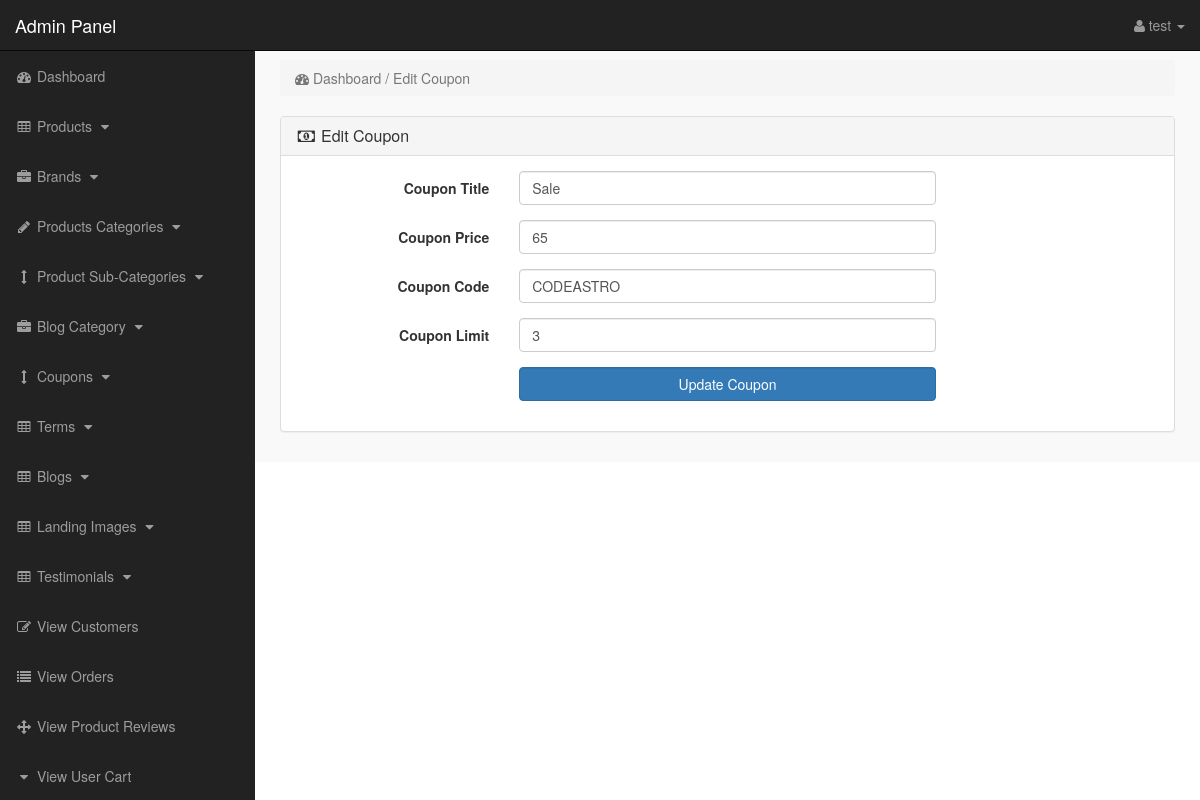
Screenshot of /admin_area/index?edit_coupon=6 (signed in) with the database file from the repository.
### tables this page shows
CREATE TABLE `coupons` (
  `coupon_id` int(10) NOT NULL,
  `coupon_title` varchar(255) NOT NULL,
  `coupon_price` varchar(255) NOT NULL,
  `coupon_code` varchar(255) NOT NULL,
  `coupon_limit` int(100) NOT NULL,
  `coupon_used` int(100) NOT NULL
);

### admin_area/edit_coupon.php (the view, shortened to what this page needs)
<?php
if (!isset($_SESSION['admin_email'])) {
    echo "<script>window.open('login','_self')</script>";
} else {
?>
    <?php
    if (isset($_GET['edit_coupon'])) {
        $edit_id = $_GET['edit_coupon'];
        $edit_coupon = "select * from coupons where coupon_id='$edit_id'";
        $run_edit = mysqli_query($con, $edit_coupon);
        $row_edit = mysqli_fetch_array($run_edit);
        $c_title = $row_edit['coupon_title'];
        $c_price = $row_edit['coupon_price'];
        $c_code = $row_edit['coupon_code'];
        $c_limit = $row_edit['coupon_limit'];
    }
    ?>
    <div class="row">
        <div class="col-lg-12">
            <ol class="breadcrumb">
                <li class="active">
                    <i class="fa fa-dashboard"> </i> Dashboard / Edit Coupon
                </li>
            </ol>
        </div>
    </div>
    <div class="row">
        <div class="col-lg-12">
            <div class="panel panel-default">
                <div class="panel-heading">
                    <h3 class="panel-title">
                        <i class="fa fa-money fa-fw"> </i> Edit Coupon
                    </h3>
                </div>
                <div class="panel-body">
                    <form class="form-horizontal" method="post" action="">
                        <div class="form-group">
                            <label class="col-md-3 control-label"> Coupon Title </label>
                            <div class="col-md-6">
                                <input type="text" name="coupon_title" class="form-control" value="<?php echo $c_title; ?>">
                            </div>
                        </div>
                        <div class="form-group">
                            <label class="col-md-3 control-label"> Coupon Price </label>
                            <div class="col-md-6">
                                <input type="text" name="coupon_price" class="form-control" value="<?php echo $c_price; ?>">
                            </div>
                        </div>
                        <div class="form-group">
                            <label class="col-md-3 control-label"> Coupon Code </label>
                            <div class="col-md-6">
                                <input type="text" name="coupon_code" class="form-control" value="<?php echo $c_code; ?> ">
                            </div>
                        </div>
                        <div class="form-group">
                            <label class="col-md-3 control-label"> Coupon Limit </label>
                            <div class="col-md-6">
                                <input type="number" name="coupon_limit" value="<?php echo $c_limit; ?>" class="form-control">
                            </div>
                        </div>
                        <div class="form-group">
                            <label class="col-md-3 control-label"> </label>
                            <div class="col-md-6">
                                <input type="submit" name="update" class=" btn btn-primary form-control" value=" Update Coupon ">
                            </div>
                        </div>
                    </form>
                </div>
            </div>
        </div>
    </div>
<?php } ?>

### admin_area/includes/sidebar.php (shortened to what this page needs)
<?php
if (!isset($_SESSION['admin_email'])) {
    echo "<script>window.open('login','_self')</script>";
} else {
?>
    <nav class="navbar navbar-inverse navbar-fixed-top">
        <div class="navbar-header">
            <a class="navbar-brand" href="index?dashboard">Admin Panel</a>
        </div>
        <ul class="nav navbar-right top-nav">
            <li class="dropdown">
                <a href="#" class="dropdown-toggle" data-toggle="dropdown">
                    <i class="fa fa-user"></i>
                    <?php echo $admin_name; ?> <b class="caret"></b>
                </a>
            </li>
        </ul>
        <div class="collapse navbar-collapse navbar-ex1-collapse">
            <ul class="nav navbar-nav side-nav">
                <li>
                    <a href="index?dashboard">
                        <i class="fa fa-fw fa-dashboard"></i> Dashboard
                    </a>
                </li>
                <li>
                    <a href="#" data-toggle="collapse" data-target="#products">
                        <i class="fa fa-fw fa-table"></i> Products
                        <i class="fa fa-fw fa-caret-down"></i>
                    </a>
                </li>
                <li>
                    <a href="#" data-toggle="collapse" data-target="#manufacturers">
                        <i class="fa fa-fw fa-briefcase"></i> Brands
                        <i class="fa fa-fw fa-caret-down"></i>
                    </a>
                </li>
                <li>
                    <a href="#" data-toggle="collapse" data-target="#p_cat">
                        <i class="fa fa-fw fa-pencil"></i> Products Categories
                        <i class="fa fa-fw fa-caret-down"></i>
                    </a>
                </li>
                <li>
                    <a href="#" data-toggle="collapse" data-target="#cat">
                        <i class="fa fa-fw fa-arrows-v"></i> Product Sub-Categories
                        <i class="fa fa-fw fa-caret-down"></i>
                    </a>
                </li>
                <li>
                    <a href="#" data-toggle="collapse" data-target="#blog_category">
                        <i class="fa fa-fw fa-briefcase"></i> Blog Category
                        <i class="fa fa-fw fa-caret-down"></i>
                    </a>
                </li>
                <li>
                    <a href="#" data-toggle="collapse" data-target="#coupons">
                        <i class="fa fa-fw fa-arrows-v"></i> Coupons
                        <i class="fa fa-fw fa-caret-down"></i>
                    </a>
                </li>
                <li>
                    <a href="#" data-toggle="collapse" data-target="#terms">
                        <i class="fa fa-fw fa-table"></i> Terms
                        <i class="fa fa-fw fa-caret-down"></i>
                    </a>
                </li>
                <li>
                    <a href="#" data-toggle="collapse" data-target="#blogs">
                        <i class="fa fa-fw fa-table"></i> Blogs
                        <i class="fa fa-fw fa-caret-down"></i>
                    </a>
                </li>
                <li>
                    <a href="#" data-toggle="collapse" data-target="#landing_images">
                        <i class="fa fa-fw fa-table"></i> Landing Images
                        <i class="fa fa-fw fa-caret-down"></i>
                    </a>
                </li>
                <li>
                    <a href="#" data-toggle="collapse" data-target="#testimonials">
                        <i class="fa fa-fw fa-table"></i> Testimonials
                        <i class="fa fa-fw fa-caret-down"></i>
                    </a>
                </li>
                <li>
                    <a href="index?view_customers">
                        <i class="fa fa-fw fa-edit"></i> View Customers
                    </a>
                </li>
                <li>
                    <a href="index?view_orders">
                        <i class="fa fa-fw fa-list"></i> View Orders
                    </a>
                </li>
                <li>
                    <a href="index?view_product_reviews">
                        <i class="fa fa-fw fa-arrows"></i> View Product Reviews
                    </a>
                </li>
                <li>
                    <a href="index?view_user_cart">
                        <i class="fa fa-fw fa-caret-down"></i> View User Cart
                    </a>
                </li>
            </ul>
        </div>
    </nav>
<?php } ?>

### admin_area/css/style.css (style rules this page uses)
body { margin-top:100px; }
@media (min-width: 768px) { body { margin-top:50px; } }
.top-nav { padding:0 15px; }
.top-nav>li { display:inline-block; float:left; }
.top-nav>li>a { padding-top:15px; padding-bottom:15px; line-height:20px; color:#999; }
@media (min-width: 768px) { .side-nav { position:fixed; top:51px; width:255px; border-radius:0; overflow-y:auto; background-color: #222; bottom:0; overflow-x:hidden; padding-bottom:40px; } }
@media (min-width: 768px) { .side-nav>li>a { width:255px; } }
.panel-body { border-radius:5px; }

### rows the page displays
coupons: coupon_title "Sale", coupon_price "65", coupon_code "CODEASTRO", coupon_limit "3"

### other values shown
$admin_name "test"
